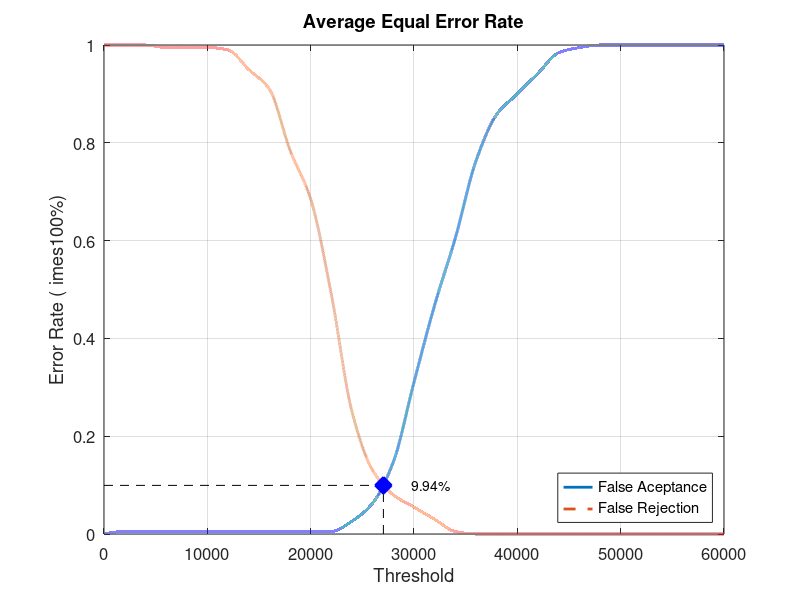
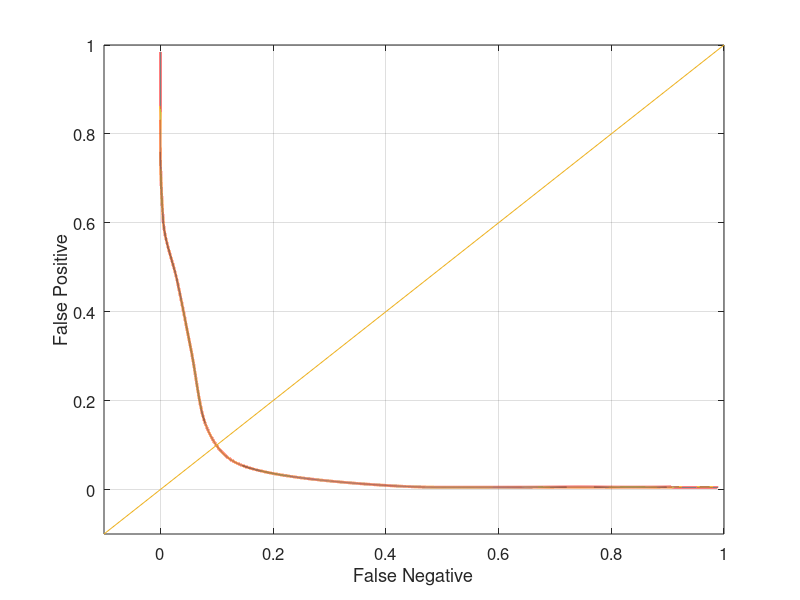

These figures' MATLAB source, in order:
close all;
clear;
clc;
x = 0:2000:60000;
xq = 0:0.5:60000;

y0 = [0 0.00526316 0.00526316 0.00526316 0.00526316 0.00526316 0.00526316 0.00526316 0.00526316 0.00526316 0.00526316 0.00526316 0.0263158 0.0631579 0.147368 0.310526 0.468421 0.605263 0.763158 0.857895 0.9 0.942105 0.984211 0.994737 1 1 1 1 1 1 1]
yy0 = interp1(x, y0, xq, 'pchip');
y1 = [1 1 1 0.995 0.995 0.995 0.99 0.95 0.91 0.785 0.685 0.49 0.25 0.13 0.08 0.055 0.03 0.005 0 0 0 0 0 0 0 0 0 0 0 0 0]
yy1 = interp1(x, y1, xq, 'pchip');

% Calculating EER: 
y2 = abs(y0 - y1);
find(y2 == min(y2))
yy2 = abs(yy0 - yy1);
xEER = find(yy2 == min(yy2));
xEERIndex = xq(xEER) % X-axis EER
yEER = yy0(xEER) % Y-axis EER

main = figure
plot(xq, yy0,'-','LineWidth', 2);	hold on
plot(xq, yy1,'--','LineWidth', 2);	hold on
plot([xEERIndex xEERIndex], [0 yEER], 'k--');	hold on
plot([0 xEERIndex], [yEER yEER], 'k--');	hold on
plot(xEERIndex, yEER, 'bx', 'LineWidth', 10);	hold on
text(xEERIndex + 10 * xEERIndex / 100, yEER, [num2str(round((10000 * yEER)) / 100) '%'])
legend('False Aceptance', 'False Rejection', 'Location', 'SouthEast')
xlabel('Threshold')
ylabel('Error Rate (	imes100%)')
title('Average Equal Error Rate')
set(gca, 'FontSize', 12)
axis([0 60000 0 1])
grid on

print(main, 'Database2_1Main', '-dpng');
FNRxFPR = figure('Color', [1 1 1]);
plot(yy1, yy0, '-', yy1, yy0, 'LineWidth', 2);
hold on
y = -0.1:0.1:1
plot(y, y); 
set(gca, 'FontSize', 12)
xlabel('False Negative')
ylabel('False Positive')
axis([-0.1 1 -0.1 1])
set(gca, 'FontSize', 12)
grid on

print(FNRxFPR, 'Database2_1FNRxFPR','-dpng');
